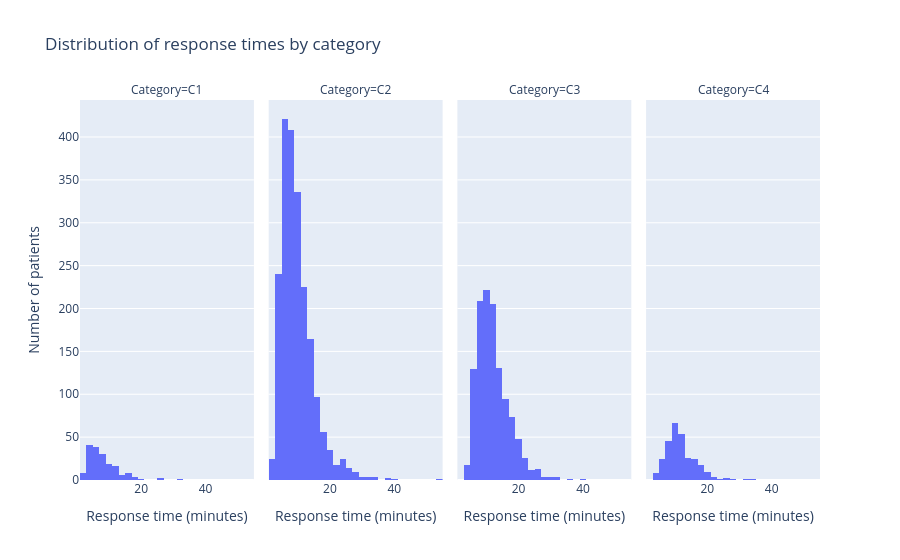

Here is the notebook cell this chart was saved with:
### Code cell
df = pd.DataFrame(
    {
        "response_time": [p.response_time for p in model.patients],
        "category": [p.category for p in model.patients],
    }
)

fig = px.histogram(
    df,
    x="response_time",
    facet_col="category",
    nbins=50,
    category_orders={"category": ["C1", "C2", "C3", "C4"]},
    labels={
        "response_time": "Response time (minutes)",
        "category": "Category",
    },
    title="Distribution of response times by category",
)

# fig.update_yaxes(
#    matches=None,
#    showticklabels=True,
# )
fig.layout.yaxis.title.text = "Number of patients"

fig.show()

### Figure 1 — Plotly figure (JSON) as saved in the notebook; plotly's stock layout.template omitted (floating-point values rounded to 4 significant figures; data arrays with more than 128 entries replaced by an {"elided": "..."} marker saying what was removed)
{"data": [{"bingroup": "x", "hovertemplate": "Category=C1<br>Response time (minutes)=%{x}<br>count=%{y}<extra></extra>", "legendgroup": "", "marker": {"color": "#636efa", "pattern": {"shape": ""}}, "name": "", "nbinsx": 50, "orientation": "v", "showlegend": false, "type": "histogram", "x": {"elided": "173 float values"}, "xaxis": "x", "yaxis": "y"}, {"bingroup": "x", "hovertemplate": "Category=C2<br>Response time (minutes)=%{x}<br>count=%{y}<extra></extra>", "legendgroup": "", "marker": {"color": "#636efa", "pattern": {"shape": ""}}, "name": "", "nbinsx": 50, "orientation": "v", "showlegend": false, "type": "histogram", "x": {"elided": "2088 float values"}, "xaxis": "x2", "yaxis": "y2"}, {"bingroup": "x", "hovertemplate": "Category=C3<br>Response time (minutes)=%{x}<br>count=%{y}<extra></extra>", "legendgroup": "", "marker": {"color": "#636efa", "pattern": {"shape": ""}}, "name": "", "nbinsx": 50, "orientation": "v", "showlegend": false, "type": "histogram", "x": {"elided": "1194 float values"}, "xaxis": "x3", "yaxis": "y3"}, {"bingroup": "x", "hovertemplate": "Category=C4<br>Response time (minutes)=%{x}<br>count=%{y}<extra></extra>", "legendgroup": "", "marker": {"color": "#636efa", "pattern": {"shape": ""}}, "name": "", "nbinsx": 50, "orientation": "v", "showlegend": false, "type": "histogram", "x": {"elided": "286 float values"}, "xaxis": "x4", "yaxis": "y4"}], "layout": {"annotations": [{"font": {}, "showarrow": false, "text": "Category=C1", "x": 0.1175, "xanchor": "center", "xref": "paper", "y": 1, "yanchor": "bottom", "yref": "paper"}, {"font": {}, "showarrow": false, "text": "Category=C2", "x": 0.3725, "xanchor": "center", "xref": "paper", "y": 1, "yanchor": "bottom", "yref": "paper"}, {"font": {}, "showarrow": false, "text": "Category=C3", "x": 0.6275, "xanchor": "center", "xref": "paper", "y": 1, "yanchor": "bottom", "yref": "paper"}, {"font": {}, "showarrow": false, "text": "Category=C4", "x": 0.8825, "xanchor": "center", "xref": "paper", "y": 1, "yanchor": "bottom", "yref": "paper"}], "barmode": "relative", "legend": {"tracegroupgap": 0}, "title": {"text": "Distribution of response times by category"}, "xaxis": {"anchor": "y", "domain": [0, 0.235], "title": {"text": "Response time (minutes)"}}, "xaxis2": {"anchor": "y2", "domain": [0.255, 0.49], "matches": "x", "title": {"text": "Response time (minutes)"}}, "xaxis3": {"anchor": "y3", "domain": [0.51, 0.745], "matches": "x", "title": {"text": "Response time (minutes)"}}, "xaxis4": {"anchor": "y4", "domain": [0.765, 1.0], "matches": "x", "title": {"text": "Response time (minutes)"}}, "yaxis": {"anchor": "x", "domain": [0, 1], "title": {"text": "Number of patients"}}, "yaxis2": {"anchor": "x2", "domain": [0, 1], "matches": "y", "showticklabels": false}, "yaxis3": {"anchor": "x3", "domain": [0, 1], "matches": "y", "showticklabels": false}, "yaxis4": {"anchor": "x4", "domain": [0, 1], "matches": "y", "showticklabels": false}}}
